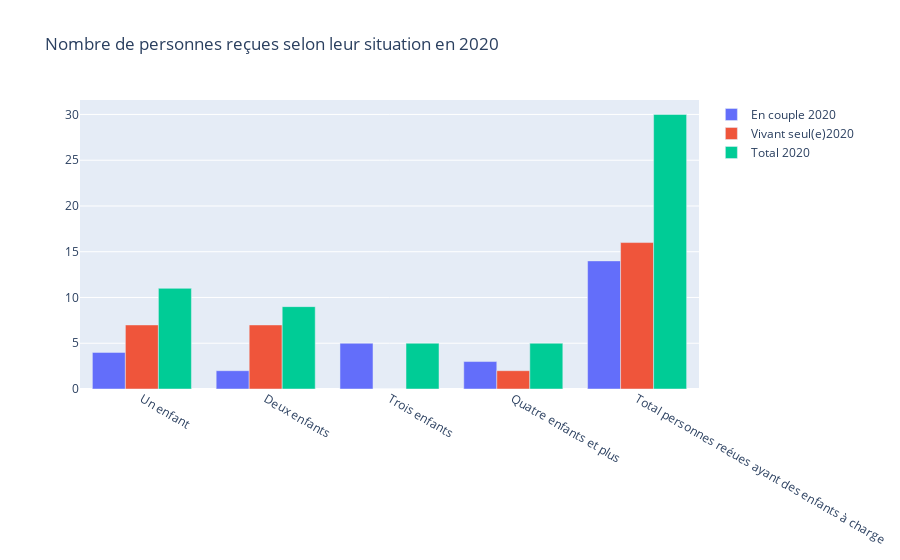

This figure's notebook cell:
### Code cell
'Nombre de personnes reçues selon leur situation en 2020'

### Figure 1 — Plotly figure (JSON) as saved in the notebook; plotly's stock layout.template omitted (floating-point values rounded to 4 significant figures)
{"data": [{"name": "En couple 2020", "type": "bar", "x": ["Un enfant", "Deux enfants", "Trois enfants", "Quatre enfants et plus", "Total personnes reéues ayant des enfants à charge"], "y": [4, 2, 5, 3, 14]}, {"name": "Vivant seul(e)2020", "type": "bar", "x": ["Un enfant", "Deux enfants", "Trois enfants", "Quatre enfants et plus", "Total personnes reéues ayant des enfants à charge"], "y": [7, 7, 0, 2, 16]}, {"name": "Total 2020", "type": "bar", "x": ["Un enfant", "Deux enfants", "Trois enfants", "Quatre enfants et plus", "Total personnes reéues ayant des enfants à charge"], "y": [11, 9, 5, 5, 30]}], "layout": {"barmode": "group", "title": {"text": "Nombre de personnes reçues selon leur situation en 2020"}}}
